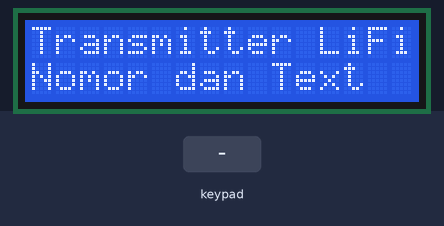
A sketch run on a simulated Arduino Uno, built with avr-gcc and run on an emulated ATmega328P. Shown: 16×2 character LCD. The test bench sets the inputs (shaded band). What the sketch prints to the serial monitor is not drawn.

Above: at 1.1 s.
5.3 s: keypad keys 1 2 3 4 A pressed 0.4 s apart
At 7.4 s:
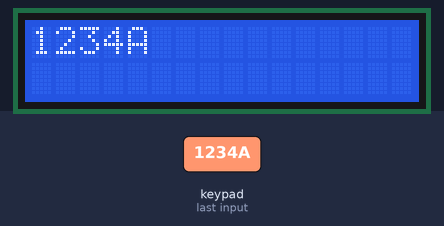
8.8 s: key 'B' pressed
At 9.1 s:
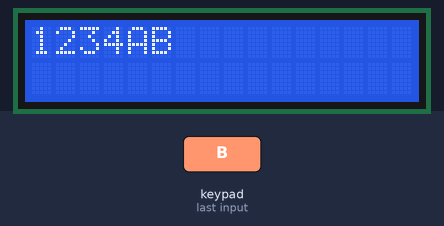
10.3 s: key 'C' pressed
At 11.2 s:
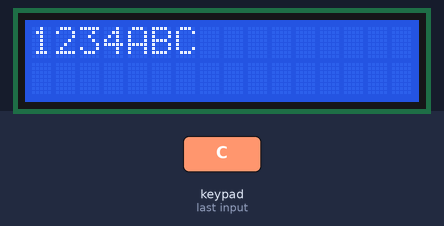
11.8 s: keypad keys 1 2 3 4 D pressed 0.4 s apart
At 14.7 s:
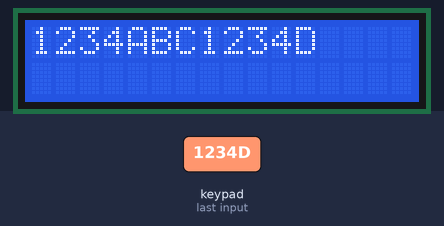
15.3 s: key 'A' pressed
At 16.4 s:
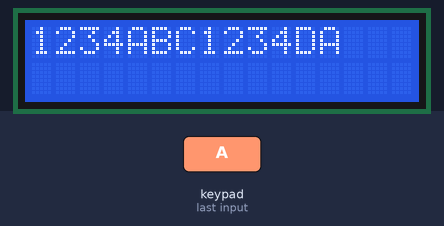
16.8 s: key 'D' pressed
At 17.3 s:
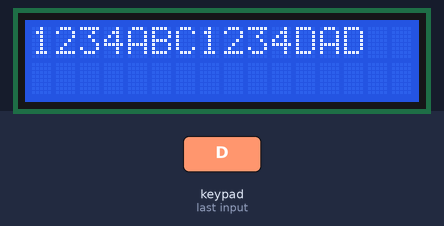
Timing chart, 0 to 19.3 s (numbered marks = the images above; inputs shaded):
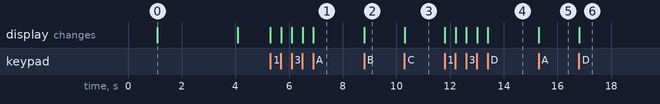

The sketch:

LiFi_Transmitter.ino
```cpp
#include <SoftwareSerial.h>
#include <LiquidCrystal_I2C.h>
#include <Keypad.h>

LiquidCrystal_I2C lcd = LiquidCrystal_I2C(0x27, 20, 4);

const byte ROWS = 4;
const byte COLS = 4;

char hexaKeys[ROWS][COLS] = {
  {'1','2','3','A'},
  {'4','5','6','B'},
  {'7','8','9','C'},
  {'*','0','#','D'}
};

byte rowPins[ROWS] = {11,12,A0,A1};
byte colPins[COLS] = {A2,A3,A4,A5};

SoftwareSerial GSerial(2,3);
Keypad customKeypad = Keypad( makeKeymap(hexaKeys), rowPins, colPins, ROWS, COLS);
char keycount=0;
char code[5];

void setup() {
  delay(1000);
  Serial.begin(9600);
  Serial.println("Masukkan text");
  GSerial.begin(400);
  lcd.begin(16, 2);
  lcd.setCursor(0, 0);
  lcd.print("Transmitter LiFi");
  lcd.setCursor(0, 1);
  lcd.print("Nomor dan Text");
  delay(3000);
  lcd.clear();
  GSerial.print('&');
}

void loop()
{
  char customKey = customKeypad.getKey();
  if(customKey && (customKey !='='))
  {
    if (customKey == '#')
    {
      GSerial.print('^');
      lcd.setCursor(0, 1);
      lcd.print("                ");
      lcd.setCursor(0, 1);
    }
    else if (customKey == '*')
    {
      GSerial.print('&');
      lcd.clear();
    }
    else
    {
      Serial.print(customKey);
      GSerial.print(customKey);
      lcd.print(customKey);
    }
  }
}
```

Measured:
- after the input at 5.3 s, the display: first changes at once (image 1 shows a later state)
- after the input at 8.8 s, the display: changes at once (image 2)
- after the input at 10.3 s, the display: changes at once (image 3)
- after the input at 11.8 s, the display: first changes at once (image 4 shows a later state)
- after the input at 15.3 s, the display: changes at once (image 5)
- after the input at 16.8 s, the display: changes at once (image 6)
- what the display in image 0 shows lasts 3.0 s, from 1.1 s to 4.1 s
